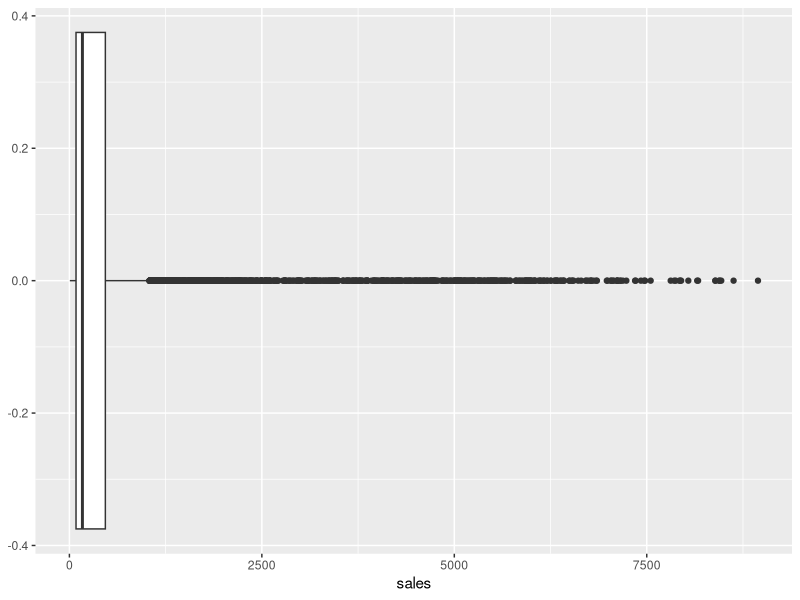
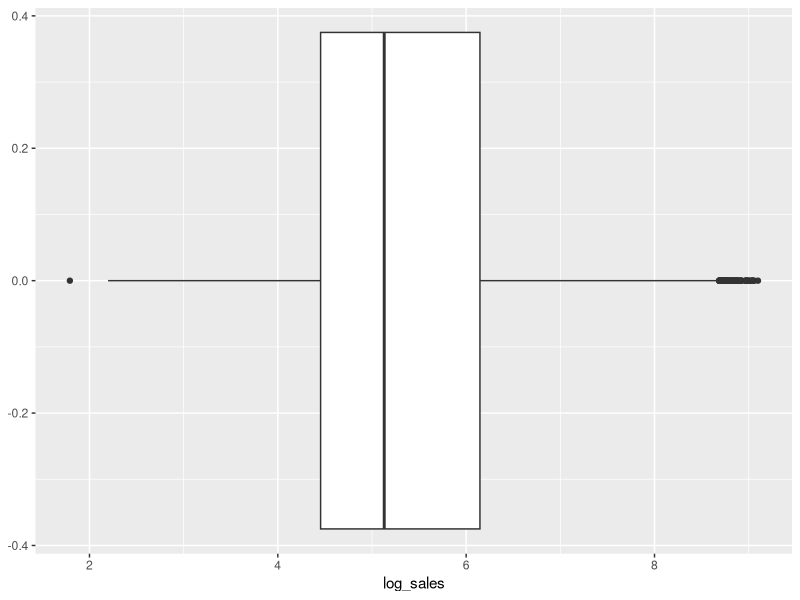
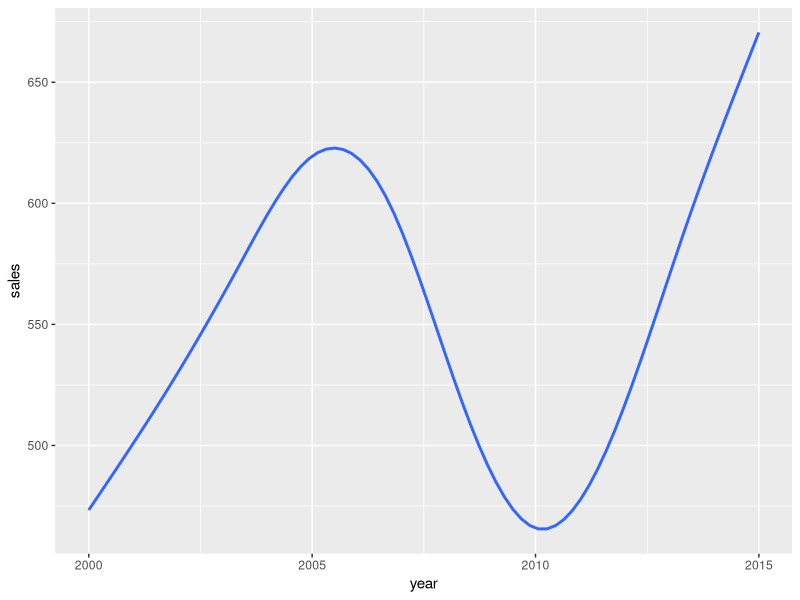
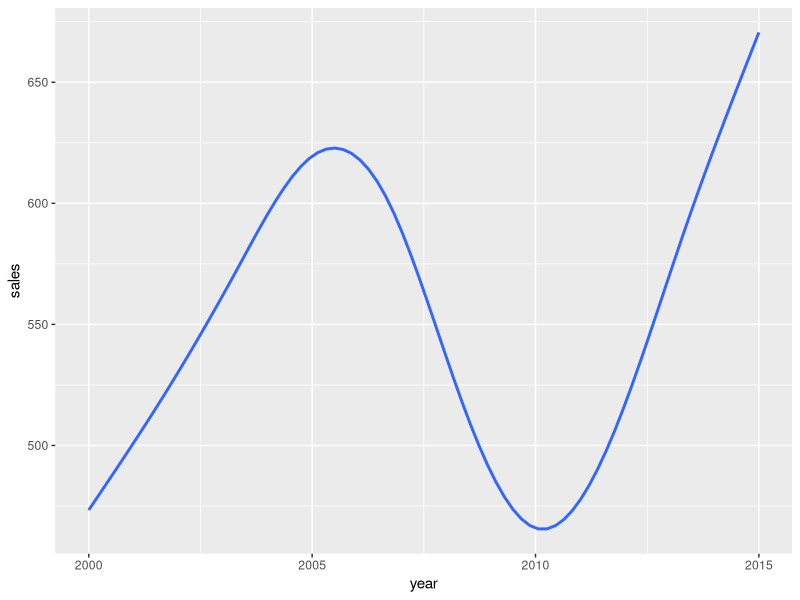
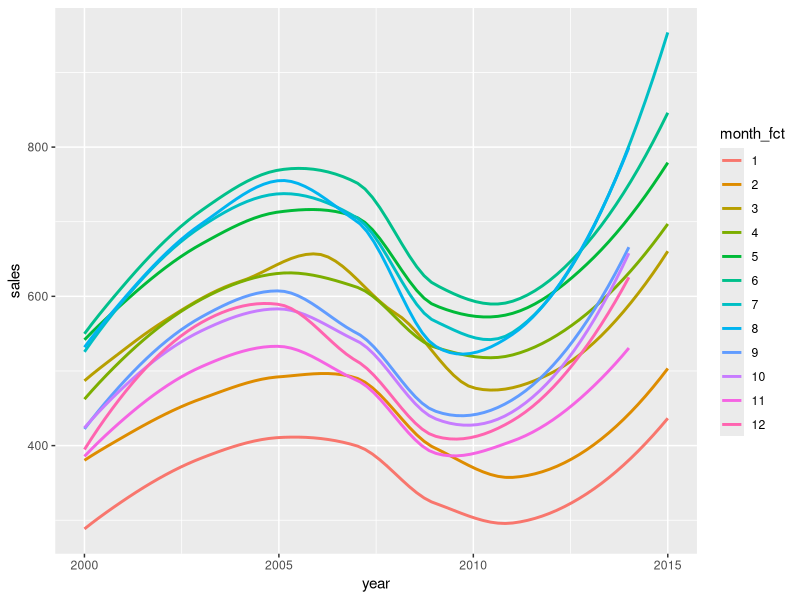
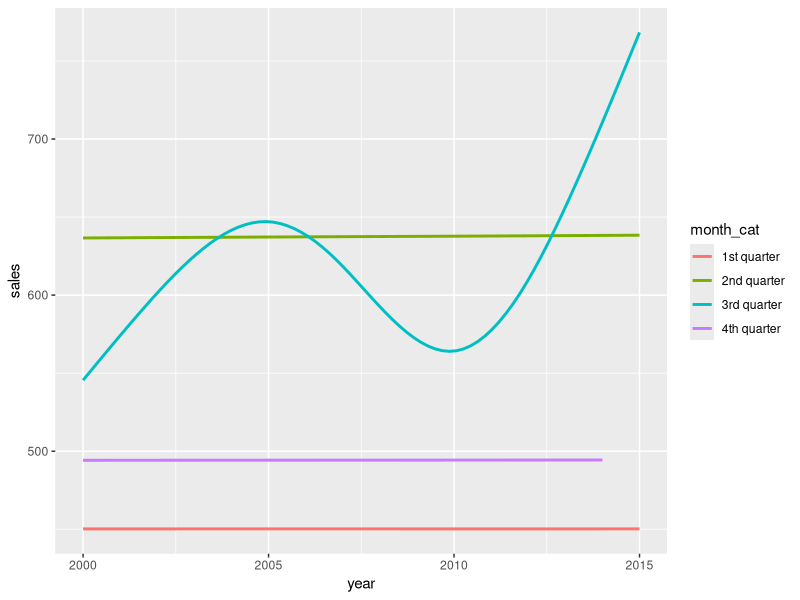
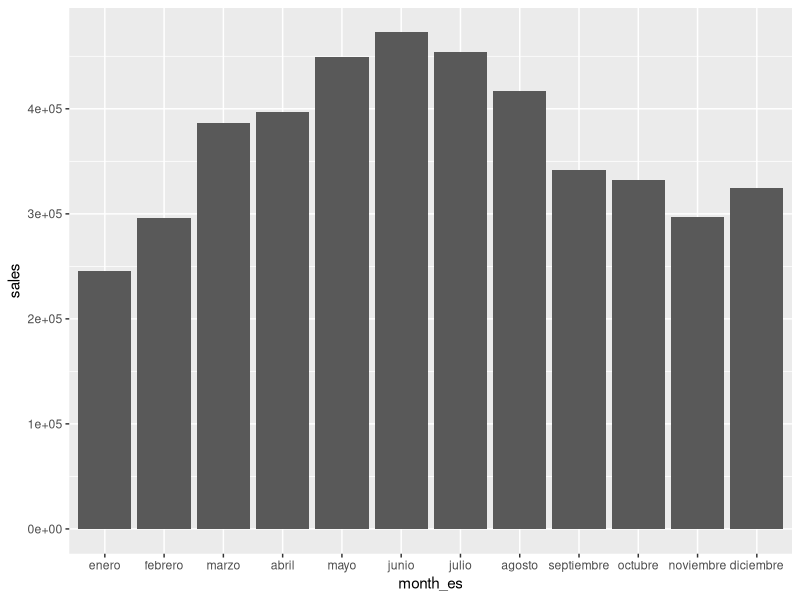
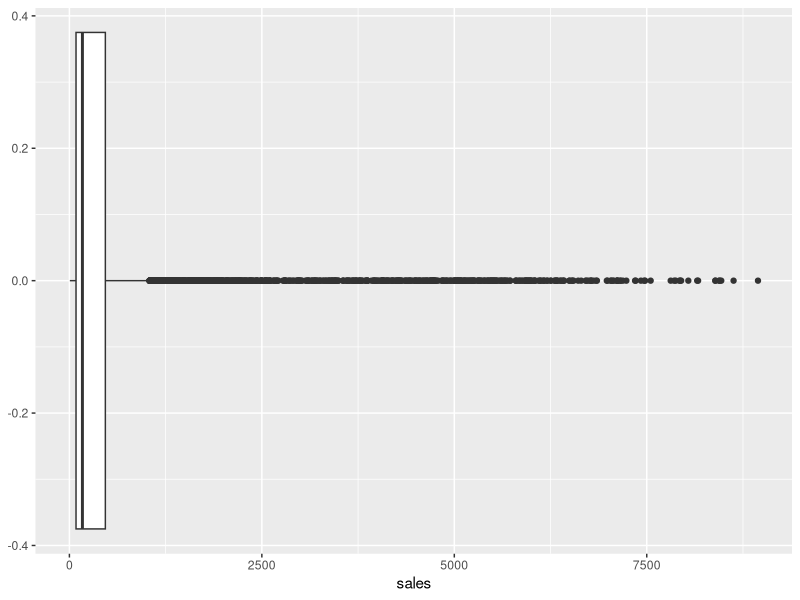

The R source for these figures, in order:
## ---- chunk 1
# Upload the package
library(tidyverse)

# Take a look at the first few rows of the dataset
head(txhousing) 
## ---- chunk 2
# Check this boxplot
txhousing |>
  ggplot() +
  geom_boxplot(aes(x = sales))
## ---- chunk 3
txhousing |>
  # Transform the sales variable
  mutate(log_sales = log(sales)) |>
  # Use this new variable in a ggplot
  ggplot() +
  geom_boxplot(aes(x = log_sales))
## ---- chunk 4
# Check this plot
txhousing |>
  ggplot(aes(x = year, y = sales)) +
  geom_smooth(se = FALSE)

txhousing |>
  # Color by year as a numeric variable
  ggplot(aes(x = year, y = sales, color = month)) +
  geom_smooth(se = FALSE)

txhousing |>
  # Consider year as a factor (a type of categorical variable)
  mutate(month_fct = as.factor(month)) |>
  # Color by year as a categorical variable
  ggplot(aes(x = year, y = sales, color = month_fct)) +
  geom_smooth(se = FALSE)
## ---- chunk 5
txhousing |>
  # Recode months into 4 quarters
  mutate(month_cat = case_when(
    month <= 3 ~ "1st quarter",
    4 <= month & month <= 6 ~ "2nd quarter",
    7 <= month & month <= 9 ~ "3rd quarter",
    10 <= month & month <= 12 ~ "4th quarter")) |>
  # Use this new variable in a ggplot
  ggplot(aes(x = year, y = sales, color = month_cat)) +
  geom_smooth(se = FALSE)
## ---- chunk 6
txhousing |>
  # Recode months with Spanish names
  mutate(month_es = recode(month,
                           `1` = "enero", `2` = "febrero", `3` = "marzo",
                           `4` = "abril", `5` = "mayo", `6` = "junio",
                           `7` = "julio", `8` = "agosto", `9` = "septiembre",
                           `10` = "octubre", `11` = "noviembre", `12` = "diciembre")) |>
  # You can control in which order the levels of a factor variable would appear
  mutate(month_es = factor(month_es, 
                           levels = c("enero", "febrero", "marzo", 
                                      "abril", "mayo", "junio",
                                      "julio", "agosto", "septiembre", 
                                      "octubre", "noviembre", "diciembre"))) |>
  # Use this new variable in a ggplot
  ggplot(aes(x = month_es, y = sales)) +
  geom_bar(stat = "summary", fun = sum)
## ---- chunk 7
txhousing |>
  # Find mean and correlation
  summarize(mean_sales = mean(sales),
            correlation = cor(sales,listings))
## ---- chunk 8
# Check the Warning message
txhousing |>
  ggplot() +
  geom_boxplot(aes(x = sales))
## ---- chunk 9
txhousing |> 
  # Count missing values for each variable
  summarize_all(~ sum(is.na(.)))
## ---- chunk 10
txhousing |>
  # Split by year/month
  group_by(year,month) |>
  # Count missing values for each variable
  summarize_all(~ sum(is.na(.)))
## ---- chunk 11
txhousing |>
  # Split by city
  group_by(city) |>
  # Count missing values for each variable
  summarize_all(~ sum(is.na(.)))
## ---- chunk 12

